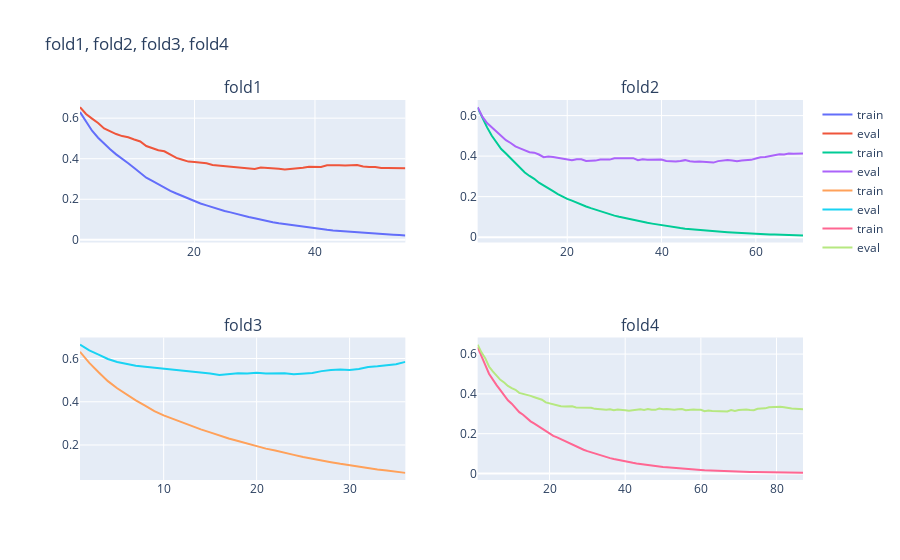

Write notebook code for a chart like this one.
### Markdown cell above
# 0.38349947449517713

### Code cell
fig = make_subplots(rows = 2,cols = 2,
                    subplot_titles=("fold1", "fold2", "fold3", "fold4"))
tuples = [(1,1),(1,2),(2,1),(2,2)]
for i in range(len(evals_results)):
    train_log = evals_results[i]['train']['balanced_logloss'] 
    eval_log = evals_results[i]['valid']['balanced_logloss'] 
    x = np.arange(1,1+len(train_log))
    fig.add_trace(go.Scatter(x = x, y = train_log,mode = 'lines',name = 'train'),
                 row = tuples[i][0],col = tuples[i][1])
    fig.add_trace(go.Scatter(x = x, y = eval_log,mode = 'lines',name = 'eval'),
                 row = tuples[i][0],col = tuples[i][1])
fig.update_layout(
    title = "fold1, fold2, fold3, fold4"
)
